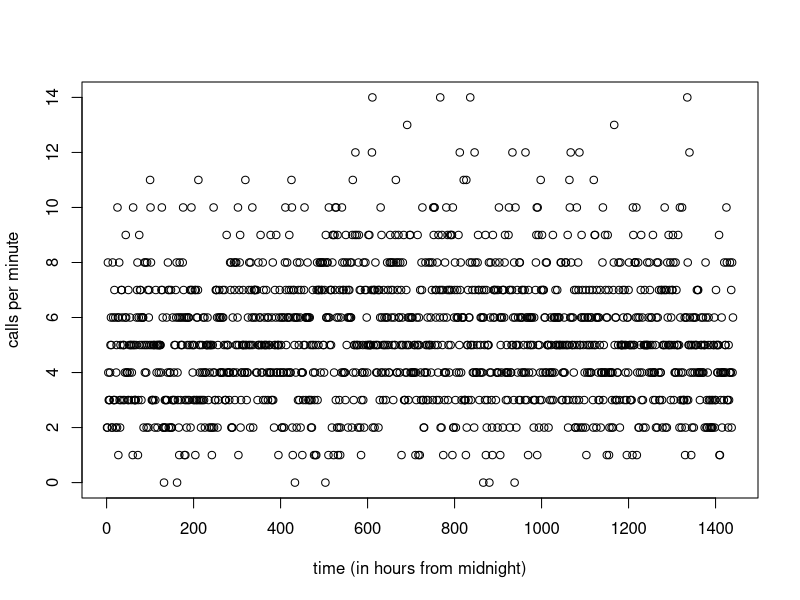
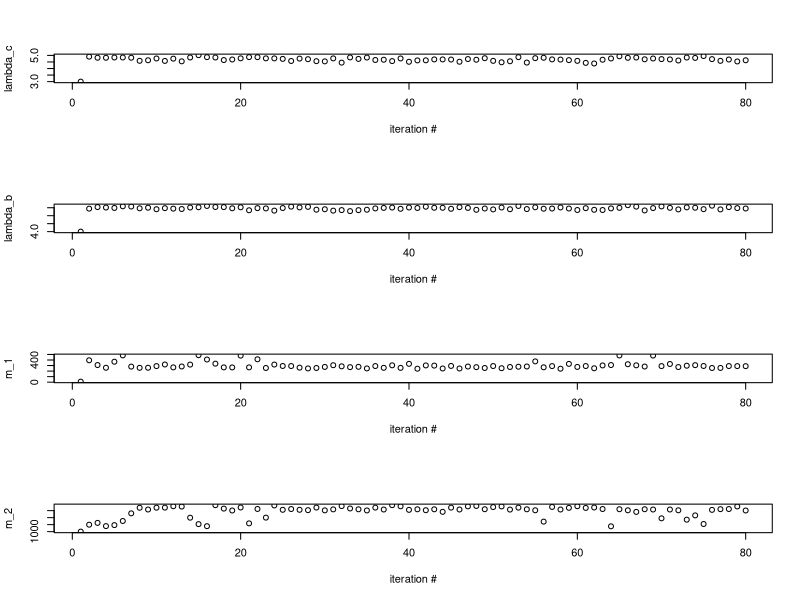
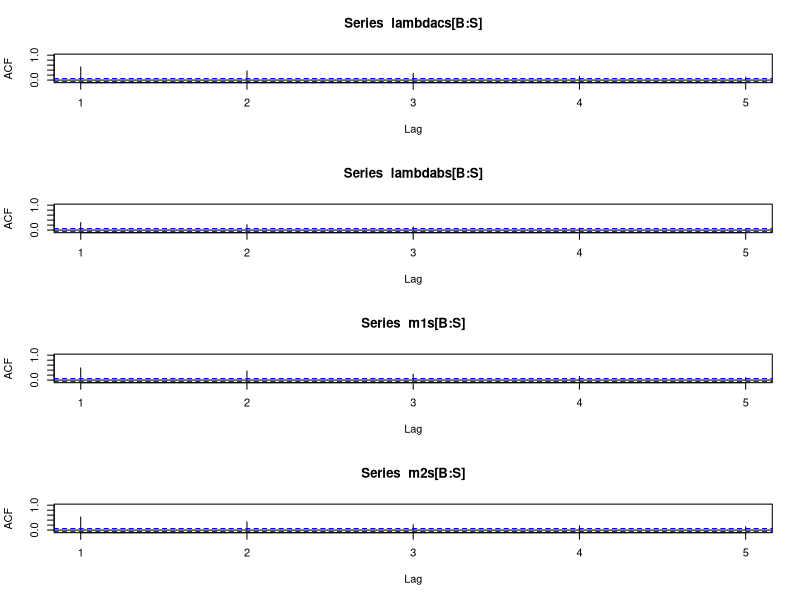
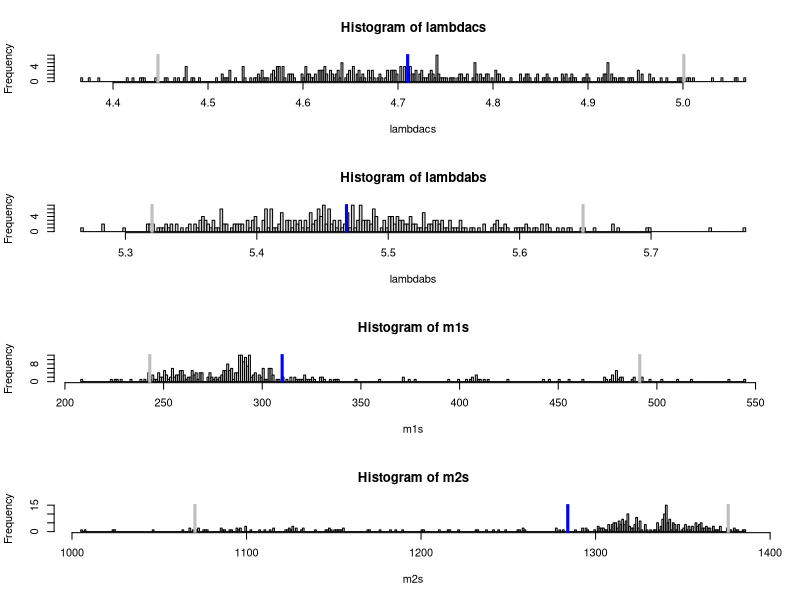

R code for these plots, in order:
n = 24 * 60

true_lambda_calm = 5
true_lambda_busy = 5.6
true_m_calm_to_busy = 8 * 60
true_m_busy_to_calm = 19 * 60

x = c(
  rpois(true_m_calm_to_busy, true_lambda_calm),
  rpois(true_m_busy_to_calm - true_m_calm_to_busy, true_lambda_busy),
  rpois(n - true_m_busy_to_calm, true_lambda_calm)
)
graphics.off()
plot((1 : n), x, xlab = "time (in hours from midnight)", ylab = "calls per minute")


## hyperparams
alpha = 0
beta = 0

#chains
S = 1000
lambdacs = array(NA, S)
lambdabs = array(NA, S)
m1s = array(NA, S)
m2s = array(NA, S)
#start positions
lambdacs[1] = 3
lambdabs[1] = 4
m1s[1] = 10
m2s[1] = 1000

for (t in 2 : S){
  cat ("t = ", t, "\n")
  m1 = m1s[t - 1]
  m2 = m2s[t - 1]
  
  a = sum(x[1 : m1])
  b = sum(x[(m1 + 1) : m2])
  c = sum(x[(m2 + 1) : n])
  lambdac = rgamma(1, alpha + a + c, m1 + n - m2 + beta)
  lambdab = rgamma(1, alpha + b, m2 - m1)
  lambdacs[t] = lambdac
  lambdabs[t] = lambdab
  if (is.na(lambdac)){
    stop("lambdacbusted")
  }
  if (is.na(lambdab)){
    stop("lambdab busted")
  }
  
  #now we need to calculate all the m dist
  m1_dist = array(NA, n)
  const = sum(lgamma(x[1 : n] + 1))
  for (i in 1 : (m2 - 1)){
    a = sum(x[1 : i])
    b = sum(x[(i + 1) : m2])
    m1_dist[i] = a * log(lambdac) + b * log(lambdab) - lambdac * i  - lambdab * (m2 - i)
  }
  m1_dist = m1_dist - max(m1_dist, na.rm = TRUE)
  m1_dist = exp(m1_dist)
  m1_dist = m1_dist / sum(m1_dist, na.rm = TRUE)
  m1_dist[is.na(m1_dist)] = 0
  # plot(m1_dist)
  
  m1 = sample(1 : n, 1, prob = m1_dist)
  m1s[t] = m1
  
  m2_dist = array(NA, n)
  for (i in (m1 + 1) : (n - 1)){
    b = sum(x[(m1 + 1) : i])
    c = sum(x[(i + 1) : n])
    m2_dist[i] = b * log(lambdab) +  c * log(lambdac) - lambdab * i - lambdac * (n - i)
  }
  m2_dist = m2_dist - max(m2_dist, na.rm = TRUE)
  m2_dist = exp(m2_dist)
  m2_dist = m2_dist / sum(m2_dist, na.rm = TRUE)
  m2_dist[is.na(m2_dist)] = 0
  # plot(m2_dist)
  
  m2s[t] = sample(1 : n, 1, prob = m2_dist)
  
  if (m2s[t] < m1){
    stop("m2 busted")
  }
}



###assess convergence
par(mfrow = c(4, 1))
S0 = 1
Sf = 80
plot(S0 : Sf, lambdacs[S0 : Sf], xlab = "iteration #", ylab = "lambda_c")
# abline(h = mean(lambdacs[B : S0]), col = "blue")
# abline(h = true_lambda_1, col = "red")
# abline(v = B, col = "grey")

plot(S0 : Sf, lambdabs[S0 : Sf], xlab = "iteration #", ylab = "lambda_b")
# abline(h = mean(lambdabs[B : S0]), col = "blue")
# abline(h = true_lambda_2, col = "red")
# abline(v = B, col = "grey")

plot(S0 : Sf, m1s[S0 : Sf], xlab = "iteration #", ylab = "m_1")
# abline(h = mean(ms[B : S0]), col = "blue")
# abline(h = sqrt(true_m), col = "red")
# abline(v = B, col = "grey")

plot(S0 : Sf, m2s[S0 : Sf], xlab = "iteration #", ylab = "m_2")
# abline(h = mean(ms[B : S0]), col = "blue")
# abline(h = sqrt(true_m), col = "red")
# abline(v = B, col = "grey")
#plot
B = 10

##assess autocorrelation

par(mfrow = c(4, 1))
K = 5
acf(lambdacs[B : S], lag.max = K, xlim = c(1, K))
acf(lambdabs[B : S], lag.max = K, xlim = c(1, K))
acf(m1s[B : S], lag.max = K, xlim = c(1, K))
acf(m2s[B : S], lag.max = K, xlim = c(1, K))
T = 3
#plot

#burn and thin
lambdacs = lambdacs[B : S]
lambdacs = lambdacs[seq(1, S - B, by = T)]
lambdabs = lambdabs[B : S]
lambdabs = lambdabs[seq(1, S - B, by = T)]
m1s = m1s[B : S]
m1s = m1s[seq(1, S - B, by = T)]
m2s = m2s[B : S]
m2s = m2s[seq(1, S - B, by = T)]


#look at posteriors with post-exp at 95% CI
par(mfrow = c(4, 1))

breaks = 300
hist(lambdacs, br = breaks)
abline(v = mean(lambdacs), col = "blue", lwd = 3)
abline(v = quantile(lambdacs, 0.025), col = "grey", lwd = 3)
abline(v = quantile(lambdacs, 0.975), col = "grey", lwd = 3)
# abline(v = true_lambda_1, col = "red", lwd = 3)

hist(lambdabs, br = breaks)
abline(v = mean(lambdabs), col = "blue", lwd = 3)
abline(v = quantile(lambdabs, 0.025), col = "grey", lwd = 3)
abline(v = quantile(lambdabs, 0.975), col = "grey", lwd = 3)
# abline(v = true_lambda_2, col = "red", lwd = 3)

hist(m1s, br = breaks)
abline(v = mean(m1s), col = "blue", lwd = 3)
abline(v = quantile(m1s, 0.025), col = "grey", lwd = 3)
abline(v = quantile(m1s, 0.975), col = "grey", lwd = 3)
# abline(v = true_m, col = "red", lwd = 3)


hist(m2s, br = breaks)
abline(v = mean(m2s), col = "blue", lwd = 3)
abline(v = quantile(m2s, 0.025), col = "grey", lwd = 3)
abline(v = quantile(m2s, 0.975), col = "grey", lwd = 3)
#plot


